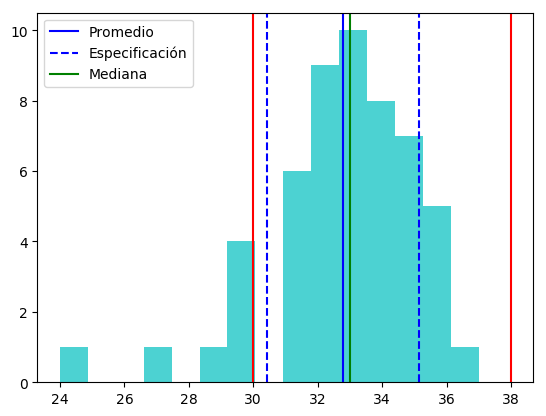

Here is the Python script that generated this plot:
import numpy as np
import matplotlib.pyplot as plt

muestreo = [32,33,35,30,30,34,32,31,33,35,32,31,33,32,27,35,33,24,36,35,32,33,
            29,36,32,33,32,34,33,37,35,34,33,30,34,31,34,33,32,35,32,36,34,30,
            33,31,36,34,31,31,34,36,35]
muestreo = np.array(muestreo)

p = np.mean(muestreo)
s = np.std(muestreo)
m = np.median(muestreo)
cl = (p-30)/(3*s)
cu = (38-p)/(3*s)
coef = np.min([cl,cu])

print(p,s,m)
print(np.min(muestreo), np.max(muestreo))
print(cl, cu, coef)

plt.Figure()
plt.hist(muestreo, bins=15, alpha=0.7, color='c')
plt.axvline(30, color='r')
plt.axvline(38, color='r')
plt.axvline(p, label='Promedio', color='b')
plt.axvline(p+s, label='Especificación', linestyle='--', color='b')
plt.axvline(p-s, linestyle='--', color='b')
plt.axvline(m, label='Mediana', color='g')
plt.legend()
plt.savefig('1.png', bbox_inches='tight')
